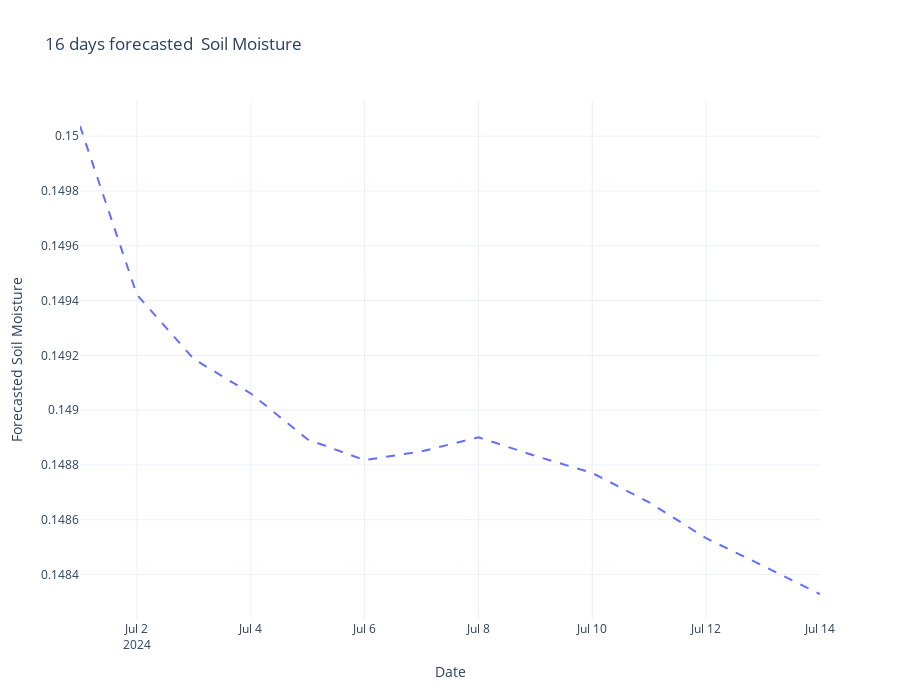

The code cell stored with this chart in its notebook:
### Markdown cell above
## Visualizing forecasted Soil moisture

### Code cell
import plotly.graph_objects as go

# Create a figure
fig = go.Figure()

# Add the predicted soil moisture line
fig.add_trace(go.Scatter(
    x=forecasted_values_df.index, 
    y=forecasted_values_df["soil_moisture_28_to_100cm (m³/m³)"],
    mode='lines',
    name='Predicted Soil Moisture',
    line=dict(dash='dash')  # This creates a dashed line
))

# Update layout for the figure
fig.update_layout(
    title='16 days forecasted  Soil Moisture',
    xaxis_title='Date',
    yaxis_title='Forecasted Soil Moisture',
    legend_title='Legend',
    template='plotly_white',  # Optional: set a template
    width=900,  # Width of the plot
    height=700  # Height of the plot
)

# Show the figure
fig.show()

### Figure 1 — Plotly figure (JSON) as saved in the notebook; plotly's stock layout.template omitted (floating-point values rounded to 4 significant figures)
{"data": [{"line": {"dash": "dash"}, "mode": "lines", "name": "Predicted Soil Moisture", "type": "scatter", "x": ["2024-07-01T00:00:00", "2024-07-02T00:00:00", "2024-07-03T00:00:00", "2024-07-04T00:00:00", "2024-07-05T00:00:00", "2024-07-06T00:00:00", "2024-07-07T00:00:00", "2024-07-08T00:00:00", "2024-07-09T00:00:00", "2024-07-10T00:00:00", "2024-07-11T00:00:00", "2024-07-12T00:00:00", "2024-07-13T00:00:00", "2024-07-14T00:00:00"], "y": [0.15, 0.1494, 0.1492, 0.1491, 0.1489, 0.1488, 0.1488, 0.1489, 0.1488, 0.1488, 0.1487, 0.1485, 0.1484, 0.1483]}], "layout": {"height": 700, "legend": {"title": {"text": "Legend"}}, "title": {"text": "16 days forecasted  Soil Moisture"}, "width": 900, "xaxis": {"title": {"text": "Date"}}, "yaxis": {"title": {"text": "Forecasted Soil Moisture"}}}}
